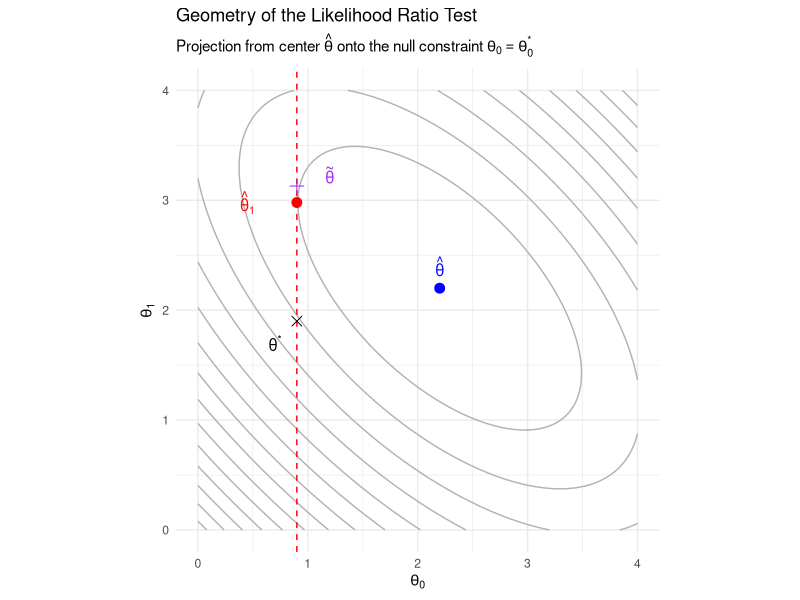
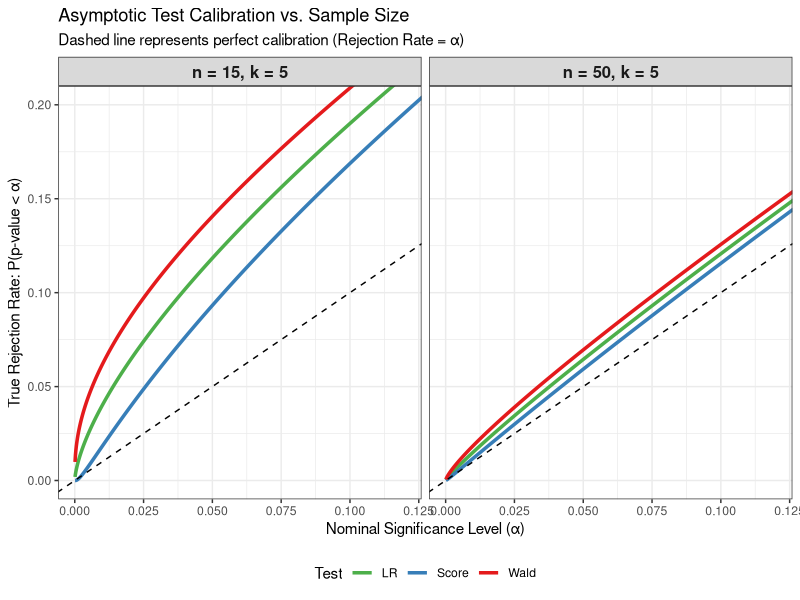

Generate these figures, in order, with R:
## ---- chunk 1
#| label: fig-lrt-geometry
#| fig-cap: "The geometry of restricted optimization. Blue dot is the unrestricted MLE (center). The red dot represents the projected nuisance parameter center on the null line. The purple cross is the restricted MLE."
library(ggplot2)

# 1. Setup parameters and Fisher Information
theta_hat <- c(2.2, 2.2)      # The Peak (Unrestricted MLE center)
theta_star <- c(0.9, 1.9)     # Hypothesized true value 
I <- matrix(c(1, 0.6, 0.6, 1), nrow = 2) # Curvature

# 2. Calculate the geometric center hat(theta)_{1, Sigma}

# Starting from the center hat(theta)_1, we adjust by the displacement in theta_0
delta_theta_0 <- theta_star[1] - theta_hat[1]
theta_hat_1_Sigma <- theta_hat[2] - (1/I[2,2]) * I[2,1] * delta_theta_0
p_projected <- c(theta_star[1], theta_hat_1_Sigma)

# 3. Create tilde(theta)_1 by adding small non-quadratic jitter to the projected center
set.seed(42)
theta_tilde <- c(theta_star[1], theta_hat_1_Sigma + 0.15) 

# 4. Generate grid for quadratic log-likelihood contours centered at theta_hat
grid_vals <- seq(0, 4, length.out = 100)
grid <- expand.grid(theta0 = grid_vals, theta1 = grid_vals)
grid$z <- apply(grid, 1, function(p) {
  diff <- p - theta_hat
  -0.5 * t(diff) %*% I %*% diff
})

# 5. Plot
ggplot(grid, aes(x = theta0, y = theta1)) +
  geom_contour(aes(z = z), bins = 15, color = "gray70") +
  geom_vline(xintercept = theta_star[1], linetype = "dashed", color = "red") +
  # Unrestricted MLE (The Center)
  annotate("point", x = theta_hat[1], y = theta_hat[2], color = "blue", size = 3) +
  annotate("text", x = theta_hat[1], y = theta_hat[2] + 0.2, 
           label = "hat(theta)", parse = TRUE, color = "blue") +
  # Projected Nuisance Center (hat(theta)[1, Sigma])
  annotate("point", x = p_projected[1], y = p_projected[2], color = "red", size = 3) +
  annotate("text", x = p_projected[1] - 0.45, y = p_projected[2], 
           label = "hat(theta)[1, Sigma]", parse = TRUE, color = "red") +
  # Restricted MLE (tilde(theta))
  annotate("point", x = theta_tilde[1], y = theta_tilde[2], color = "purple", shape = 3, size = 3) +
  annotate("text", x = theta_tilde[1] + 0.3, y = theta_tilde[2] + 0.1, 
           label = "tilde(theta)", parse = TRUE, color = "purple") +
  # Hypothesized Point (theta^*)
  annotate("point", x = theta_star[1], y = theta_star[2], color = "black", shape = 4, size = 3) +
  annotate("text", x = theta_star[1] - 0.2, y = theta_star[2] - 0.2, 
           label = "theta^'*'", parse = TRUE) +
  labs(title = "Geometry of the Likelihood Ratio Test",
       subtitle = expression(paste("Projection from center ", hat(theta), " onto the null constraint ", theta[0] == theta[0]^"*")),
       x = expression(theta[0]), y = expression(theta[1])) +
  theme_minimal() + 
  coord_fixed()

## ---- chunk 2
#| label: fig-calibration-tuning
#| fig-cap: "Exact Analytical CDFs of Asymptotic P-values"
#| warning: false
#| fig-width: 12
#| fig-height: 6

library(ggplot2)
library(dplyr)

# --- Tuning Parameters ---
n1 <- 15    # Small sample size for Plot 1
n2 <- 50  # Large sample size for Plot 2
k_val <- 5  # Number of parameters (constant for comparison)
q_val <- 1  # Number of restrictions (constant for comparison)

# -------------------------

generate_calibration_data <- function(n, k, q) {
  alpha_seq <- seq(0.0001, 0.15, length.out = 1000)
  c_alpha <- qchisq(1 - alpha_seq, df = q)
  
  # Wald: 1 - F_W(c_alpha)
  F_val_W <- ((n - k) / (n * q)) * c_alpha
  cdf_W <- 1 - pf(F_val_W, df1 = q, df2 = n - k)
  
  # LR: 1 - F_LR(c_alpha)
  F_val_LR <- ((n - k) / q) * (exp(c_alpha / n) - 1)
  cdf_LR <- 1 - pf(F_val_LR, df1 = q, df2 = n - k)
  
  # Score: 1 - F_S(c_alpha)
  F_val_S <- ifelse(c_alpha < n, (c_alpha * (n - k)) / (q * (n - c_alpha)), Inf)
  cdf_S <- 1 - pf(F_val_S, df1 = q, df2 = n - k)
  
  data.frame(
    Alpha = rep(alpha_seq, 3),
    Rejection_Prob = c(cdf_W, cdf_LR, cdf_S),
    Test = factor(rep(c("Wald", "LR", "Score"), each = length(alpha_seq))),
    n = n,
    k = k
  ) |>
    mutate(Label = paste0("n = ", n, ", k = ", k))
}

# Create combined dataset based on tuning parameters
plot_data <- rbind(
  generate_calibration_data(n = n1, k = k_val, q = q_val),
  generate_calibration_data(n = n2, k = k_val, q = q_val)
)

# Fix factor levels for side-by-side ordering
plot_data$Label <- factor(plot_data$Label, levels = unique(plot_data$Label))

ggplot(plot_data, aes(x = Alpha, y = Rejection_Prob, color = Test)) +
  geom_line(linewidth = 1.2) +
  geom_abline(slope = 1, intercept = 0, linetype = "dashed", color = "black") +
  facet_wrap(~ Label) +
  scale_color_manual(values = c("Wald" = "#E41A1C", "LR" = "#4DAF4A", "Score" = "#377EB8")) +
  coord_cartesian(xlim = c(0, 0.12), ylim = c(0, 0.20)) +
  labs(
    x = "Nominal Significance Level (\u03b1)",
    y = "True Rejection Rate: P(p-value < \u03b1)",
    title = "Asymptotic Test Calibration vs. Sample Size",
    subtitle = "Dashed line represents perfect calibration (Rejection Rate = \u03b1)"
  ) +
  theme_bw() +
  theme(
    legend.position = "bottom",
    strip.text = element_text(size = 12, face = "bold")
  )
